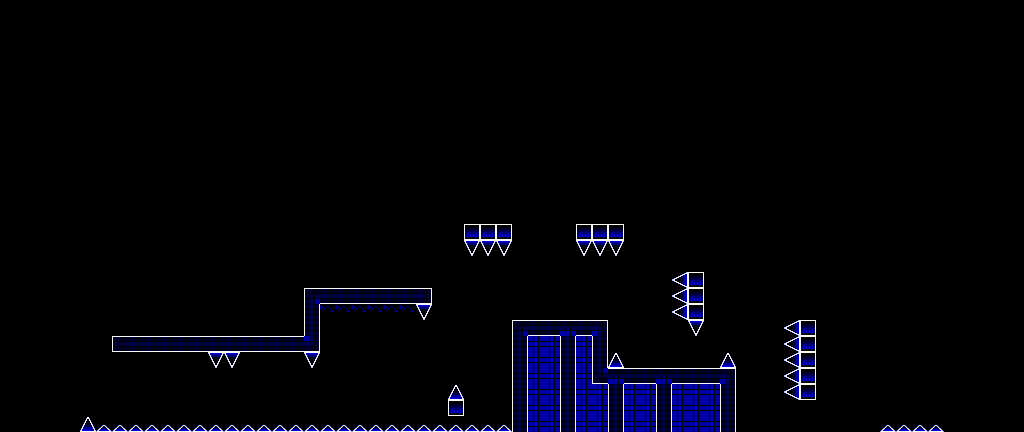

Below is a game level as drawn by its tile map, then a one-line description and the .tmx that defines it (tile-layer data replaced by summaries):
An orthogonal 64x27 tile map with 16x16 px tiles, 2 tile layers (l2, l1), 2 tilesets and 23 objects.

<map version="1.10" tiledversion="1.11.0" orientation="orthogonal" renderorder="right-down" width="64" height="27" tilewidth="16" tileheight="16" infinite="0" nextlayerid="8" nextobjectid="497">
 <editorsettings>
  <export target="part_06.json" format="json" />
 </editorsettings>
 <properties>
  <property name="rarity" type="int" value="100" />
 </properties>
 <tileset firstgid="1" source="../famidash.tsx" />
 <tileset firstgid="16385" source="../sprites.tsx" />
 <layer id="4" name="l2" width="64" height="27">
  <data>[1728 cells, 1728 non-empty, 2 distinct tile ids]</data>
 </layer>
 <layer id="1" name="l1" width="64" height="27">
  <data>[1728 cells, 1728 non-empty, 17 distinct tile ids]</data>
 </layer>
 <objectgroup id="7" name="SP">
  <object id="449" gid="16400" x="96" y="400" width="16" height="16" />
  <object id="468" gid="16396" x="152" y="368" width="16" height="16">
   <properties>
    <property name="vflip" type="bool" value="true" />
   </properties>
  </object>
  <object id="471" gid="16394" x="360" y="352" width="16" height="16" />
  <object id="472" gid="16545" x="400" y="400" width="16" height="16" />
  <object id="474" gid="16549" x="448" y="368" width="16" height="16" />
  <object id="475" gid="16553" x="592" y="320" width="16" height="16" />
  <object id="476" gid="16492" x="592" y="288" width="16" height="16" />
  <object id="477" gid="16393" x="576" y="224" width="16" height="16" />
  <object id="478" gid="16393" x="608" y="224" width="16" height="16" />
  <object id="481" gid="16393" x="448" y="432" width="16" height="16">
   <properties>
    <property name="vflip" type="bool" value="true" />
   </properties>
  </object>
  <object id="482" gid="16393" x="496" y="224" width="16" height="16" />
  <object id="483" gid="16393" x="464" y="224" width="16" height="16" />
  <object id="484" gid="16446" x="640" y="304" width="16" height="16">
   <properties>
    <property name="color channel" value="DEFAULT" />
    <property name="enable rotation" type="bool" value="true" />
    <property name="rotation angle" type="int" value="90" />
   </properties>
  </object>
  <object id="485" gid="16393" x="688" y="272" width="16" height="16" />
  <object id="488" gid="16551" x="760" y="336" width="16" height="16" />
  <object id="489" gid="16393" x="800" y="320" width="16" height="16" />
  <object id="490" gid="16395" x="864" y="432" width="16" height="16" />
  <object id="491" gid="16396" x="664" y="368" width="16" height="16" />
  <object id="492" gid="16396" x="544" y="320" width="16" height="16" />
  <object id="493" gid="16396" x="832" y="432" width="16" height="16" />
  <object id="494" gid="16398" x="960" y="432" width="16" height="16" />
  <object id="495" gid="16388" x="0" y="304" width="16" height="16">
   <properties>
    <property name="Channel" value="BG" />
    <property name="Color" type="color" value="#ffd30000" />
    <property name="Frames" type="int" value="30" />
   </properties>
  </object>
  <object id="496" gid="16388" x="0" y="320" width="16" height="16">
   <properties>
    <property name="Channel" value="GROUND" />
    <property name="Color" type="color" value="#ffd30000" />
    <property name="Frames" type="int" value="30" />
   </properties>
  </object>
 </objectgroup>
</map>
